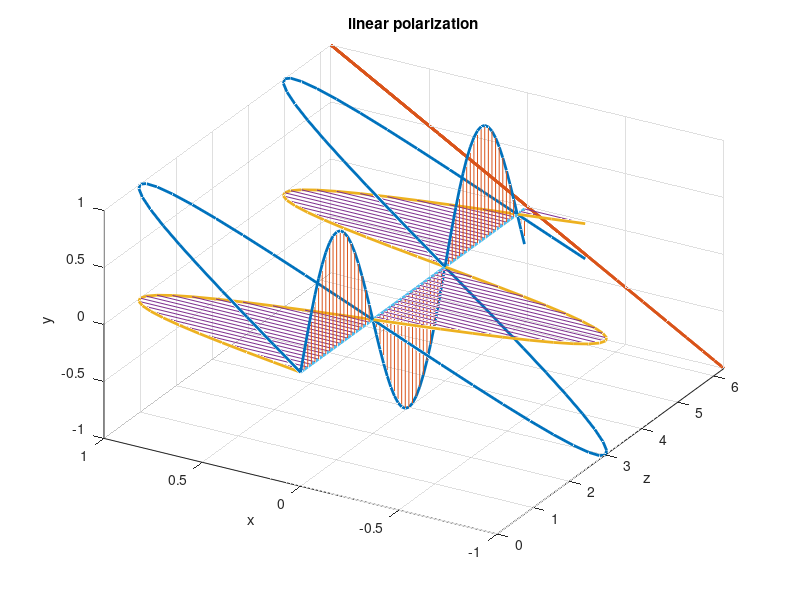
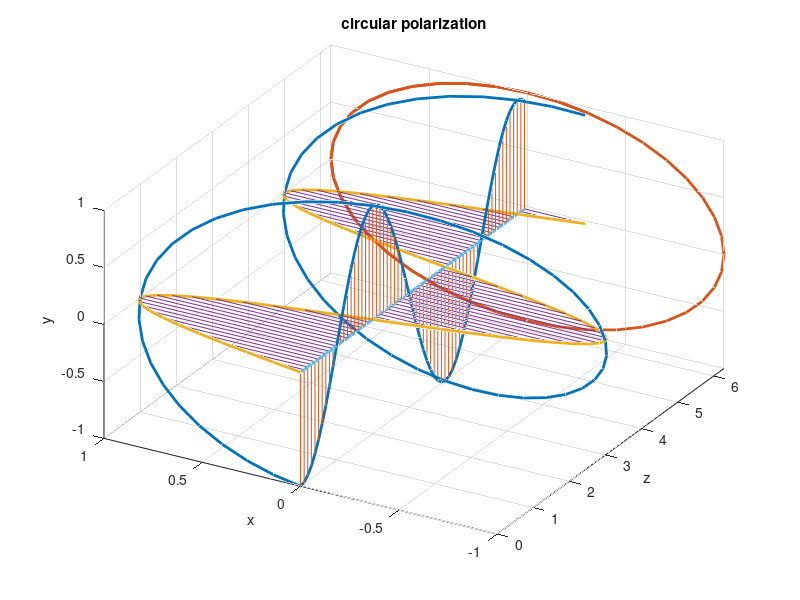
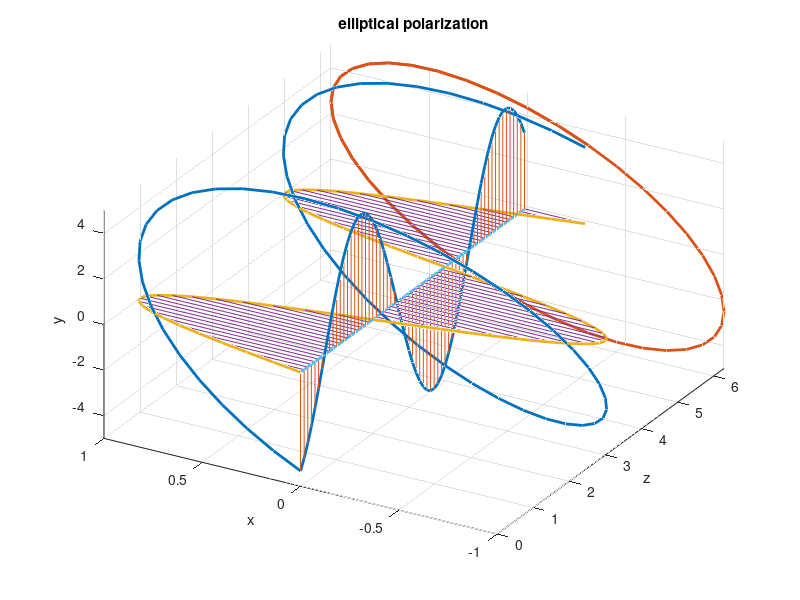

Source code (MATLAB) for these figures, in order:
%calculate the polarization vector as a function of position 
%for linearly, circularly, and elliptically polarized light
%propogating in the z direction, and its projection onto the x-y axis
clear

%some constants
k= pi/2 %wave vector (frequency)
%our direction of propogation
z=0:0.1:2*pi

%% Linear Polarization
E1= 1 %amplitude
E2= 1
o1=0 %(omega/angular freq*time=phase (changes w time))
o2=0 %the two curves being in phase is what makes it linear
x=E1*sin(k*z-o1);
y=E2*sin(k*z-o2);

figure 
hold on
%----total polarization
plot3(z,x,y,'LineWidth',2)
%----x-y projection
plot3(z*0+2*pi,x,y,'LineWidth',2)
%-----x and y components
plot3(z,x,y*0,'LineWidth',2)
quiver3(z,0*z,0*z,0*z,x,y*0,'AutoScale','off','LineWidth',0.5,'ShowArrowHead', 'off')
plot3(z,x*0,y,'LineWidth',2)
quiver3(z,0*z,0*z,0*z,x*0,y,'AutoScale','off','LineWidth',0.5,'ShowArrowHead', 'off')
%----making a line through the origin
plot(z,z*0,'LineWidth',2)
%---making it pretty
grid on
xlim([0 2*pi]);
ylim([-1*E1 E1]);
zlim([-1*E2 E2]);
title('linear polarization')
xlabel('z'); 
ylabel('x');
zlabel('y');
view(-60,40);
hold off

%% Circular Polarization
E3= 1 %amplitude
E4= 1
o3=0 %(omega/angular freq*time=phase (changes w time))
o4=pi/2 %the two curves being 90 degrees out of phase is what makes it circular
x=E3*sin(k*z-o3);
y=E4*sin(k*z-o4);

figure 
hold on
%----total polarization
plot3(z,x,y,'LineWidth',2)
%----x-y projection
plot3(z*0+2*pi,x,y,'LineWidth',2)
%-----x and y components
plot3(z,x,y*0,'LineWidth',2)
quiver3(z,0*z,0*z,0*z,x,y*0,'AutoScale','off','LineWidth',0.5,'ShowArrowHead', 'off')
plot3(z,x*0,y,'LineWidth',2)
quiver3(z,0*z,0*z,0*z,x*0,y,'AutoScale','off','LineWidth',0.5,'ShowArrowHead', 'off')
%----making a line through the origin
plot(z,z*0,'LineWidth',2)
%---making it pretty
grid on
xlim([0 2*pi]);
ylim([-1*E3 E3]);
zlim([-1*E4 E4]);
title('circular polarization')
xlabel('z'); 
ylabel('x');
zlabel('y');
view(-60,40);
hold off

%% Elliptical Polarization
E5= 1 %amplitude
E6= 5
o5=0 %(omega/angular freq*time=phase (changes w time))
o6=pi/3 
x=E5*sin(k*z-o5);
y=E6*sin(k*z-o6);

figure 
hold on
%----total polarization
plot3(z,x,y,'LineWidth',2)
%----x-y projection
plot3(z*0+2*pi,x,y,'LineWidth',2)
%-----x and y components
plot3(z,x,y*0,'LineWidth',2)
quiver3(z,0*z,0*z,0*z,x,y*0,'AutoScale','off','LineWidth',0.5,'ShowArrowHead', 'off')
plot3(z,x*0,y,'LineWidth',2)
quiver3(z,0*z,0*z,0*z,x*0,y,'AutoScale','off','LineWidth',0.5,'ShowArrowHead', 'off')
%----making a line through the origin
plot(z,z*0,'LineWidth',2)
%---making it pretty
grid on
xlim([0 2*pi]);
ylim([-1*E5 E5]);
zlim([-1*E6 E6]);
title('elliptical polarization')
xlabel('z'); 
ylabel('x');
zlabel('y');
view(-60,40);
hold off

%Brought to you by Anne Zats, Natascha Krishnanand, and Anton Kyrylenko